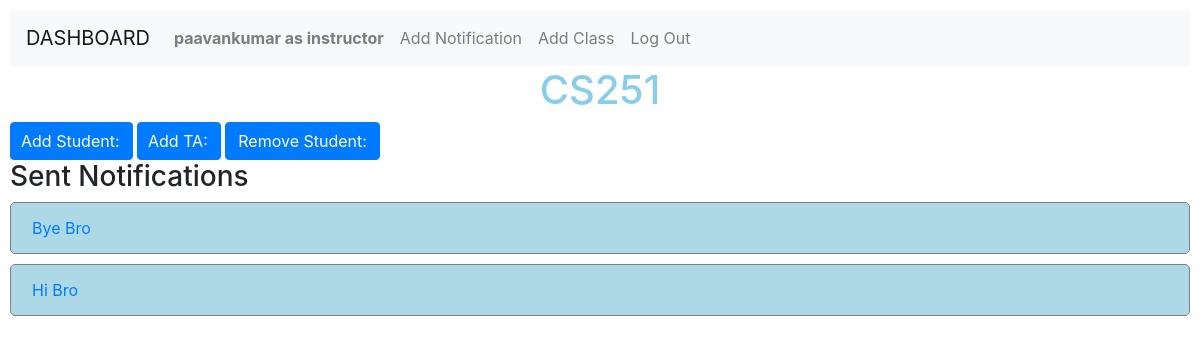
Before: /5/class_view (signed in) with the older database file.
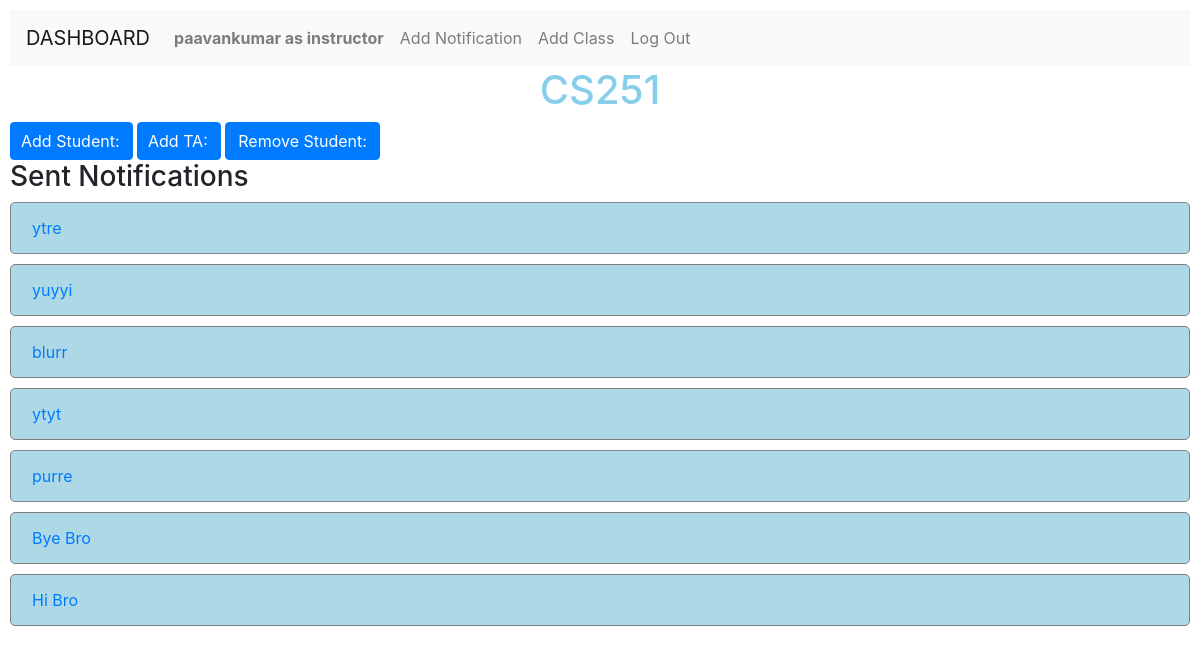
After: the same page with the newer database file.
### Dashboard/models.py (models this page shows, shortened)
class Notification(models.Model):
    sender = models.ForeignKey(User, on_delete=models.PROTECT, related_name="notifications_sent")
    class_group = models.ForeignKey(Classes, on_delete=models.PROTECT, related_name="class_notification")
    topic = models.CharField(max_length=255)
    body = models.TextField(blank=True)
    timestamp = models.DateTimeField(auto_now_add=True)
    seen = models.ManyToManyField(User, related_name="recieved_notif")
    reciepent = models.CharField(max_length=255)
    priority = models.CharField(max_length=255)
    class Meta:
        ordering = ("-timestamp",)

### Dashboard/views.py (the view)
# urls.py: path("<int:id>/class_view", views.class_view, name="class_view"),
@login_required(login_url="login")
def class_view(request, id):
    user = request.user
    try:
        if user.role == "instructor":
            cl = user.teach_classes.get(pk=id)
            in_student = cl.students.all()
            return render (request, 'Dashboard/class_view.html', {"students":User.objects.filter(role='student').exclude(in_classes = cl),"class":cl, "notifications":cl.class_notification.all(), "in_student": in_student})
        else:
            cl = user.assist_classes.get(pk=id)
            return render (request, 'Dashboard/class_view.html', {"class":cl, "notifications":cl.class_notification.all()})
    except:
        raise Http404

### Dashboard/templates/Dashboard/class_view.html (shortened to what this page needs)
{% extends "Dashboard/layout.html" %}
{% block body %}
{% if user.is_authenticated %}
    <h1 style="text-align: center; color: skyblue;">{{ class.name }}</h3>
    {% if user.role == "instructor" %}
    <button class="btn btn-primary" style="padding-left: 10px;" onclick="myFunction('add_student')">Add Student:</button>
    <button class = "btn btn-primary" style="padding-left: 10px;" onclick="myFunction('add_ta')">Add TA:</button>
    <button class="btn btn-primary" onclick="myFunction('remove_student')">Remove Student:</button>
    <br>
    {% endif %}
    <h3>Sent Notifications</h3>
    {% for notif in notifications %}
        <div class="nav-item elem">
            <a class="nav-link" href="{% url 'notification_view' notif.id %}">{{ notif.topic }}</a>
        </div>
    {% empty %}
        <h4>No notifications sent yet</h4>
    {% endfor %}
{% else %}
    <h3>Login to access functionalities.</h3>
{% endif %}
{% endblock %}

Changed rows visible on the page:
added Notification: topic "ytre"
added Notification: topic "yuyyi"
added Notification: topic "blurr"
added Notification: topic "ytyt"
added Notification: topic "purre"
